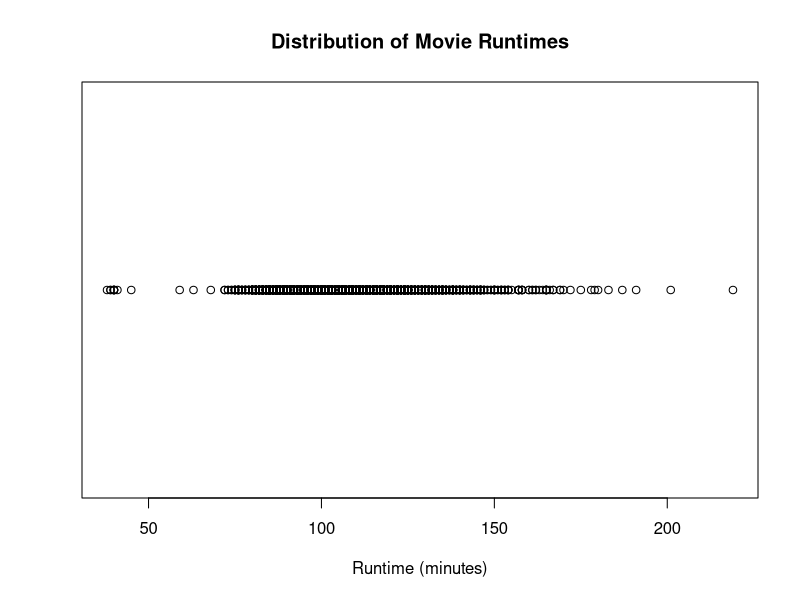
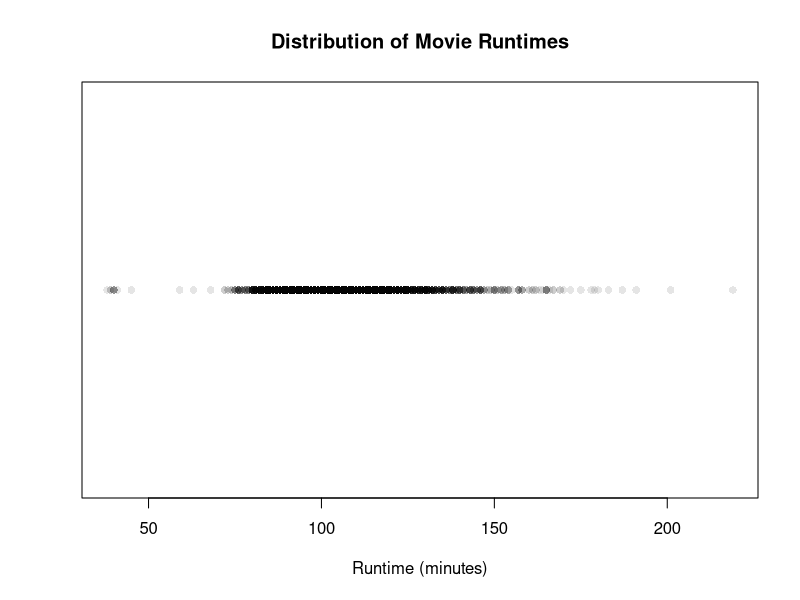
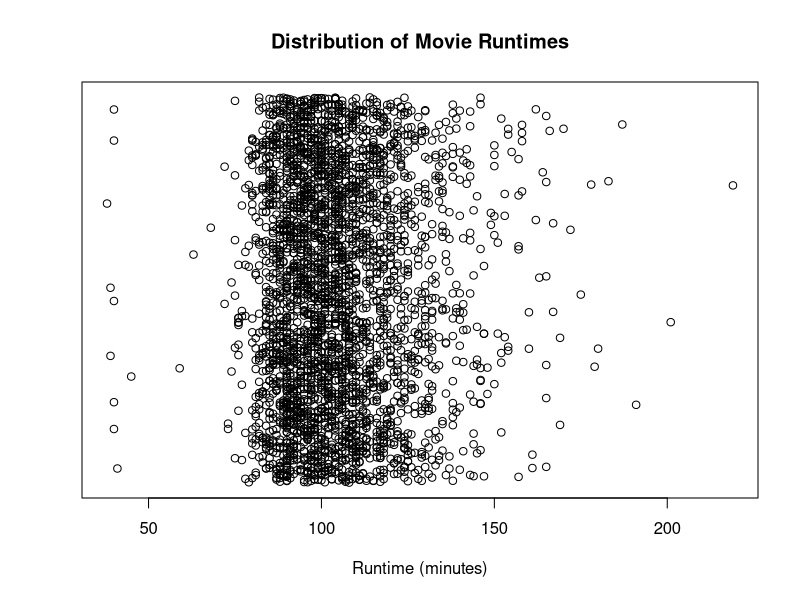
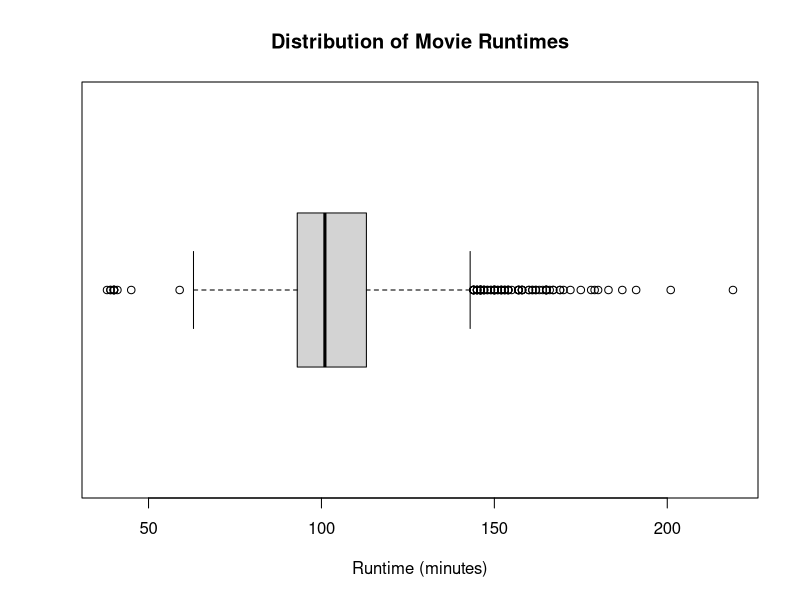
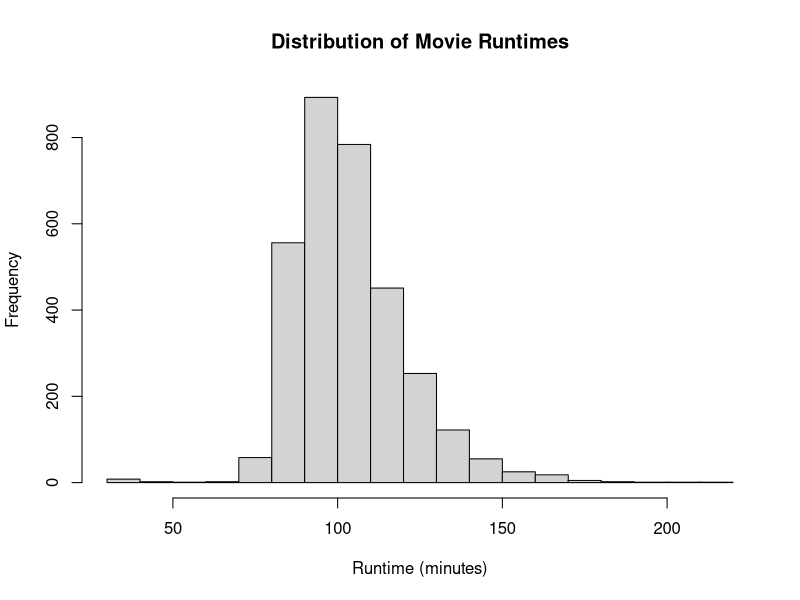
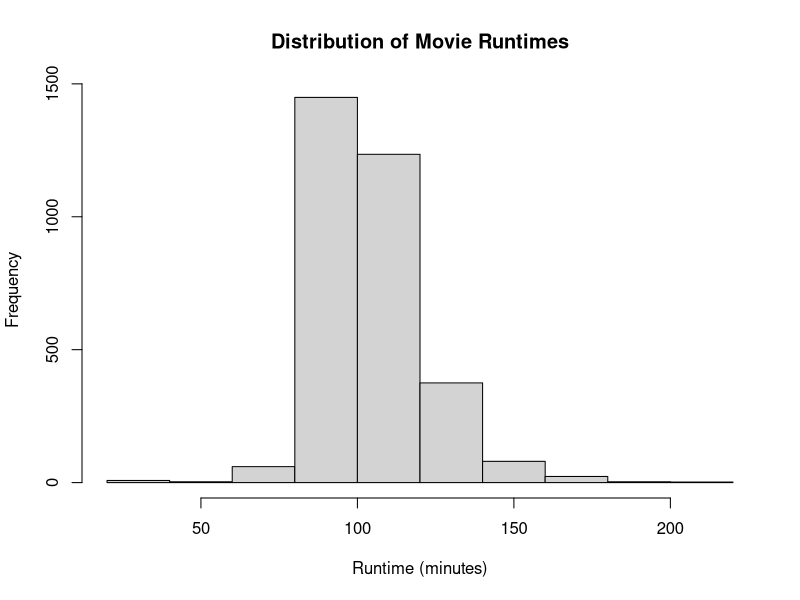
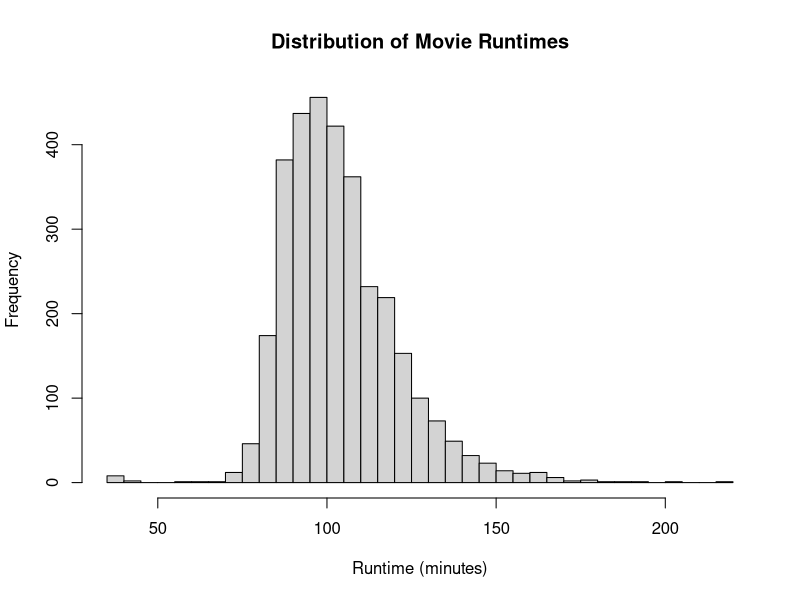
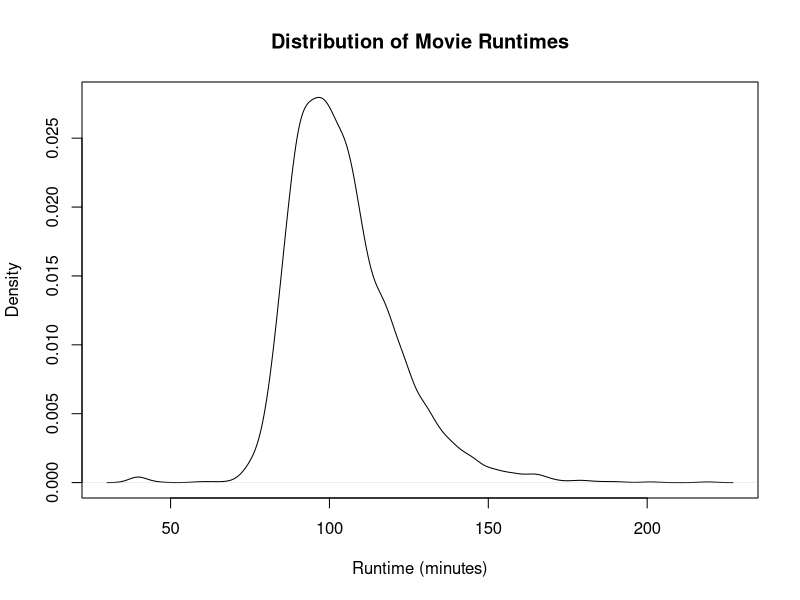

The R script that drew these images, in order: (Note: this script raises an error after producing the figures.)
# Univariate Visualizations fo a Quantitative Variable
# Base

# set working directory
setwd("C:/Users/sseyl/OneDrive/Documents/GitHub/Data-Science-Projects/R_Projects")

# load movie data from CSV file
movies <- read.csv("Movies2.csv")

# peek at the data
head(movies)

# Create a dot plot of runtime
plot(
  x = movies$Runtime,
  y = rep(0, nrow(movies)),
  main = "Distribution of Movie Runtimes",
  xlab = "Runtime (minutes)",
  ylab = "",
  yaxt = "n")

# Create a dot plot with alpha transparency
plot(
  x = movies$Runtime,
  y = rep(0, nrow(movies)),
  main = "Distribution of Movie Runtimes",
  xlab = "Runtime (minutes)",
  ylab = "",
  yaxt = "n",
  pch = 16, # use solid dot shape
  col = rgb(0, 0, 0, 0.1)) # black with 0.1 transparency

# add jitter to dot plot
plot( 
  x = movies$Runtime,
  y = jitter(rep(0, nrow(movies))),
main = "Distribution of Movie Runtimes",
xlab = "Runtime (minutes)",
ylab = "",
yaxt = "n") # this plot shows a concentration around 100 minutes

# create a boxplot of runtime
boxplot(
  x = movies$Runtime,
  horizontal = TRUE,
  main = "Distribution of Movie Runtimes",
  xlab = "Runtime (minutes)") # this plot shows a concentration around 100 minutes, outliers, and data that is positively skewed

# create a histogram of runtime (uses default of 20 bins)
hist(
  x = movies$Runtime,
  main = "Distribution of Movie Runtimes",
  xlab = "Runtime (minutes)")


# create a more course-grain histogram of runtime (10 bins)
hist(
  x = movies$Runtime,
  breaks = 10,
  main = "Distribution of Movie Runtimes",
  xlab = "Runtime (minutes)")


# create a more fine-grain histogram of runtime (30 bins)
hist(
  x = movies$Runtime,
  breaks = 30,
  main = "Distribution of Movie Runtimes",
  xlab = "Runtime (minutes)")

# create a density plot of runtime
plot(
  x = density(movies$Runtime),
  main = "Distribution of Movie Runtimes",
  xlab = "Runtime (minutes)")

# create small multiples of all four
par(mfrow = c(4, 1)) # plot each of the next four plots in 1 column and 4 rows 

plot( # dotplot, row 1
  x = movies$Runtime,
  y = jitter(rep(0, nrow(movies))),
  xlim = c(0, 250),
  main = "Distribution of Movie Runtimes",
  xlab = "",
  ylab = "",
  yaxt = "n",
  pch = 16,
  col = rgb(0, 0, 0, 0.1))


boxplot( # boxplot, row 2
  x = movies$Runtime,
  ylim = c(0, 250),
  horizontal = TRUE)


hist( # histogram, row 3
  x = movies$Runtime,
  xlim = c(0, 250),
  main = "",
  xlab = "",
  ylab = "",
  yaxt = "n")


plot( # density plot, row 4
  x = density(movies$Runtime),
  xlim = c(0, 250),
  main = "",
  xlab = "Runtime (minutes)",
  ylab = "",
  yaxt = "n")

# reset multi-row display
par(mfrow = c(1,1))


# Using Lattice

# create dot plot for runtime
stripplot(
  x = ~Runtime, # just show Runtime by itself
  data = movies,
  main = "Distribution of Movie Runtimes",
  xlab = "Runtime (minutes)")


# create dot plot with jitter
stripplot(
  x = ~Runtime, # just show Runtime by itself
  data = movies,
  jitter = TRUE,
  amount = 0.5,
  main = "Distribution of Movie Runtimes",
  xlab = "Runtime (minutes)")

# create a box plot with lattice
bwplot(
  x = ~Runtime,
  data = movies,
  main = "Distribution of Movie Runtimes",
  xlab = "Runtime (minutes)")

# create histogram with lattice
histogram(
  x = ~Runtime,
  data = movies,
  main = "Distribution of Movie Runtimes",
  xlab = "Runtime (minutes)")

# Create density plot with lattics
densityplot(
  x = ~Runtime,
  data = movies,
  main = "Distribution of Movie Runtimes",
  xlab = "Runtime (minutes)"
)

# Create small multples of all four plots
# note, not exactly lined up

dot <- dotplot(
  x = ~Runtime,
  data = movies,
  main = "Distribution of Movie Runtimes",
  xlab = "Runtime (minutes)")

print( 
  x = dot, 
  position = c(0, 0.75, 1, 1),
  more = TRUE)


box <- bwplot(
  x = ~Runtime,
  data = movies,
  xlab = "")


print( 
  x = box, 
  position = c(0, 0.5, 1, 0.75),
  more = TRUE)


hist <- histogram(
  x = ~Runtime,
  data = movies,
  xlab = "",
  ylab = "",
  scales = list(y = list(draw = FALSE)))


print( 
  x = hist, 
  position = c(0, 0.25, 1, 0.5),
  more = TRUE)


density <- densityplot(
  x = ~Runtime,
  data = movies,
  ylab = "",
  scales = list(y = list(draw = FALSE)))

print( 
  x = density, 
  position = c(0, 0, 1, 0.25),
  more = TRUE)

# Now let's do this all over again using ggplot2

# create a violin-style dot plot
ggplot(
  data = movies,
  aes(x = Runtime, stat = "count")) +
  geom_dotplot(binwidth = 1) +
  ggtitle("Distribution of Movie Runtimes") +
  xlab("Runtime (minutes)")


# create a box plot of runtime
ggplot(
  data = movies,
  aes(x = Runtime, y = Runtime)) +
  geom_boxplot() +
  coord_flip() +
  ggtitle("Distribution of Movie Runtimes") +
  xlab("") +
  ylab("Runtime (minutes)") +
  theme(
    axis.text.y = element_blank(),
    axis.ticks.y = element_blank())

# create a histogram
ggplot(
  data = movies,
  aes(x = Runtime)) +
  geom_histogram(binwidth = 10) +
  ggtitle("Distribution of Movie Runtimes") +
  xlab("Runtime (minutes)")


# create a density plot
ggplot(
  data = movies,
  aes(x = Runtime)) +
  geom_density() +
  ggtitle("Distribution of Movie Runtimes") +
  xlab("Runtime (minutes)")


# plot small multiples of all four plots
dev.off() # clear plot window

library(grid) # load grid library

viewport <- viewport(
  layout = grid.layout(4, 1)) # create viewport with layout of 4 rows, 1 col

pushViewport(viewport) # create the viewport

# create dotplot
dot <- ggplot(
  data = movies,
  aes(x = Runtime, after_stat(count))) + # ..count.. deprecated, use after_stat(count) instead
  geom_dotplot(
    binwidth = 0.25) +
  scale_x_continuous(
    limits = c(0, 250)) +
  ggtitle("Distribution of Movie Runtimes") +
  xlab("")

print(
  x = dot,
  vp = viewport(
    layout.pos.row = 1,
    layout.pos.col = 1))


# create box plot
box <- ggplot( # ok to have "continuos x aestetic, did you forget 'aes(group = ...)' message
  data = movies,
  aes(x = Runtime, y = Runtime)) +
  geom_boxplot() +
  coord_flip() +
  scale_y_continuous(
    limits = c(0,250)) +
  xlab("")

print(
  x = box,
  vp = viewport(
    layout.pos.row = 2,
    layout.pos.col = 1))


# create histogram
hist <- ggplot( 
  data = movies,
  aes(x = Runtime)) +
  geom_histogram() +
  scale_x_continuous(
    limits = c(0,250)) +
  xlab("")

print( # message about 2 rows missing values
  x = hist,
  vp = viewport(
    layout.pos.row = 3,
    layout.pos.col = 1))



# Create Density Plot
density <- ggplot( 
  data = movies,
  aes(x = Runtime)) +
  geom_density() +
  scale_x_continuous(
    limits = c(0,250)) +
  xlab("Runtime (minutes)")

print( # message about 2 rows missing values
  x = density,
  vp = viewport(
    layout.pos.row = 4,
    layout.pos.col = 1))

